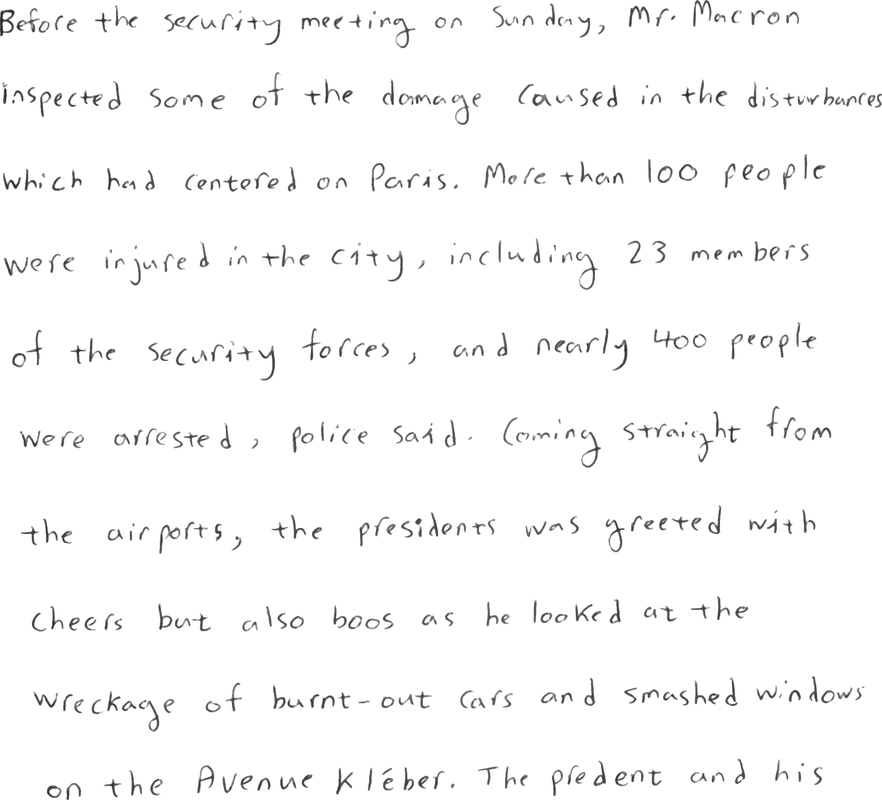
#> input picture img.png, 882 x 800 px, shrunk from 2031 x 1844 before the run
$ python -i preprocessing.py   (imports and definitions only)
#> lines starting #> are read from the running program, lines starting #| are printed output that depends on the picture; after the words box and inside, x2 and y2 are one past the last pixel; in counts of white or black regions, pixels touching at a corner belong together
#> further down, picture is the input picture: shape (800, 882, 3); min 33, max 255, mean 249.3
# -*- coding: utf-8 -*-
"""
Created on Mon Jan 11 14:55:47 2021

@author: Khaled
"""

import cv2
import numpy as np


#takes image and return cropped image without noise and lines
def preprocessing(img):

    #crop noise on borders
    img= img[int(img.shape[0]*0.12):int(img.shape[0]*0.70),int(img.shape[1]*0.04):int(img.shape[0]*0.96)]
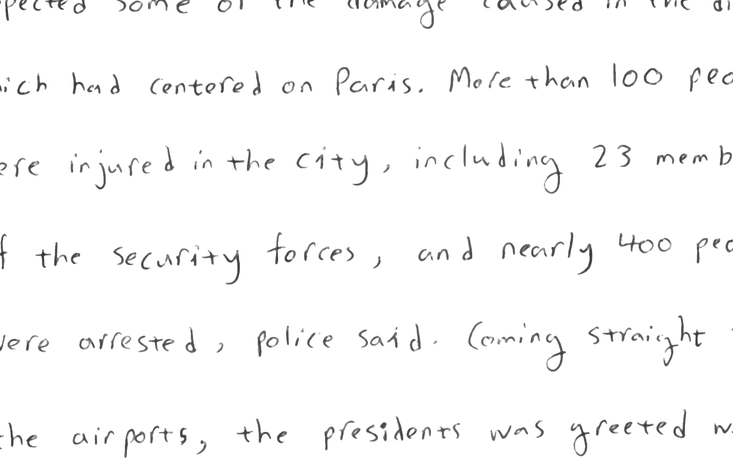
#> img: shape (464, 733, 3); min 35, max 255, mean 249.2


    #blur to remove noise
    img =  cv2.medianBlur(img,5)
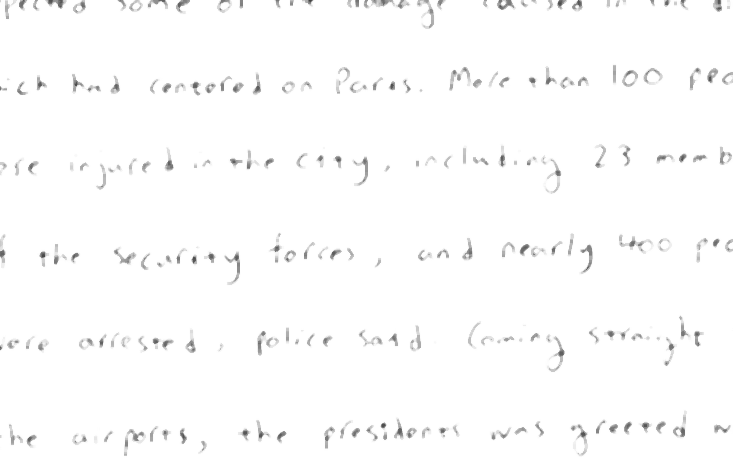
#> img: shape (464, 733, 3); min 67, max 255, mean 251.8

    #black and white
    binaryImg = ((img > 200)*255).astype('uint8')
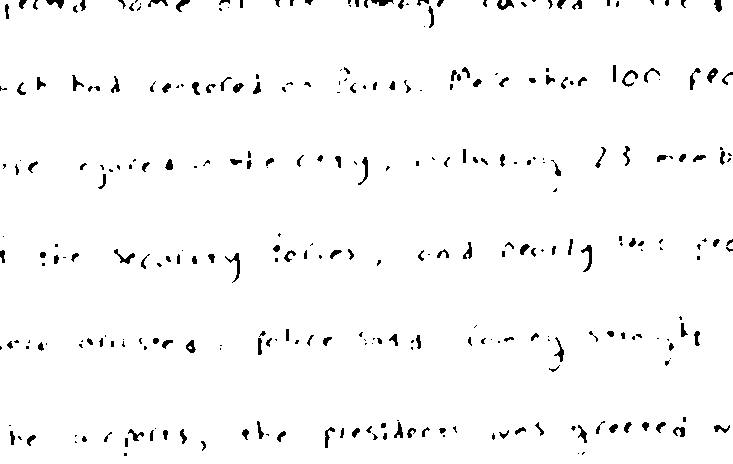
#> binaryImg: shape (464, 733, 3); 97.4% white; 311 black regions (134 under 20 px), largest, box (x1, y1, x2, y2) and area: (581, 245, 592, 272) 116, (225, 253, 240, 283) 116, (114, 249, 135, 264) 102


    #remove noise by anding img and binaryImg
    img[binaryImg==255]=255
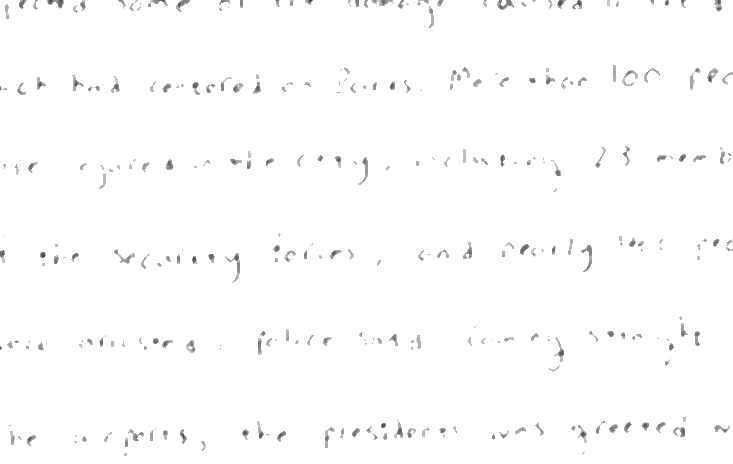
#> img: shape (464, 733, 3); 6.29% of pixels changed, all inside (x1, y1, x2, y2) = (0, 0, 733, 458)

    #get contours
#> (the run stopped early here; a loop or call above may not have finished)

$ run again, on 2.png
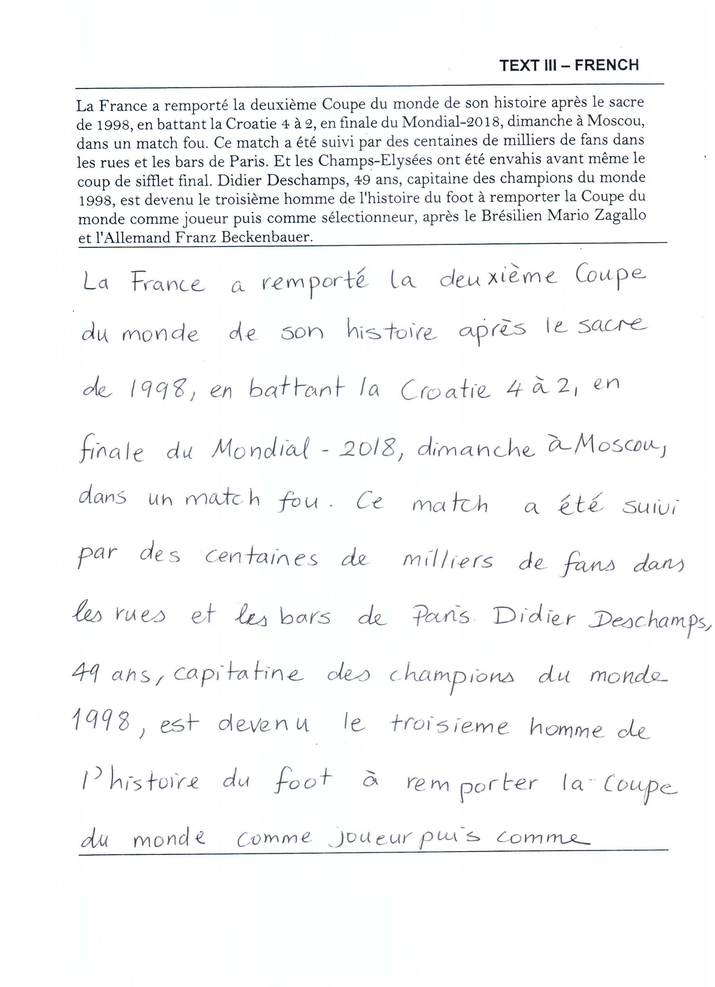
#> input picture 2.png, 715 x 987 px, shrunk from 2464 x 3400 before the run
#> picture is the input picture: shape (987, 715, 3); mean B, G, R 247.7, 247.2, 246.6
#> in preprocessing, `binaryImg = ((img > 200)*255).astype('uint8')`:
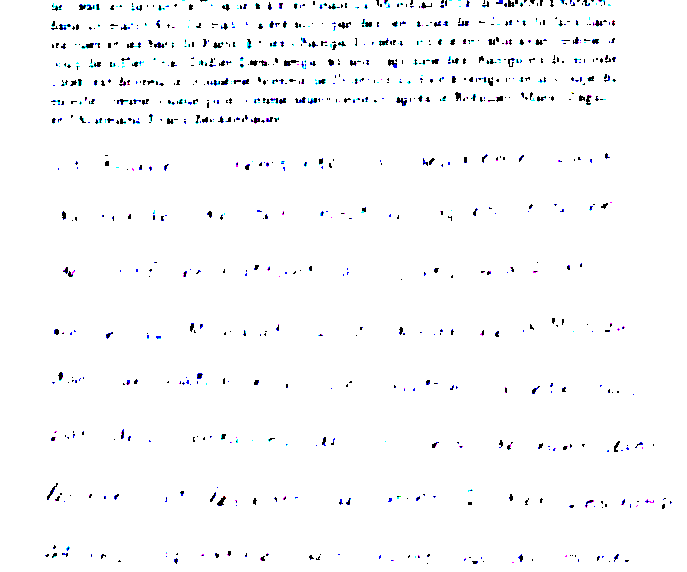
#> binaryImg: shape (572, 687, 3); mean of channels 0, 1, 2 251, 250, 249.6; drawn as B, G, R
#> in preprocessing, `img[binaryImg==255]=255`:
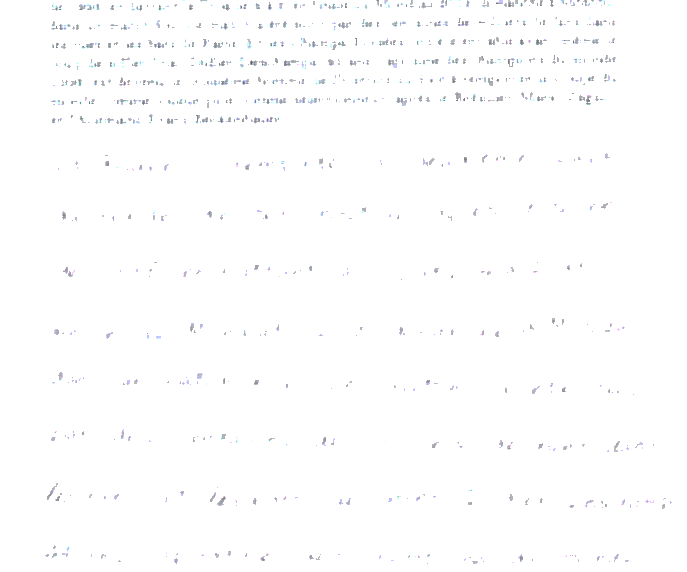
#> img: shape (572, 687, 3); mean of channels 0, 1, 2 253.8, 253.5, 253.4; drawn as B, G, R

$ run again, on 3.png
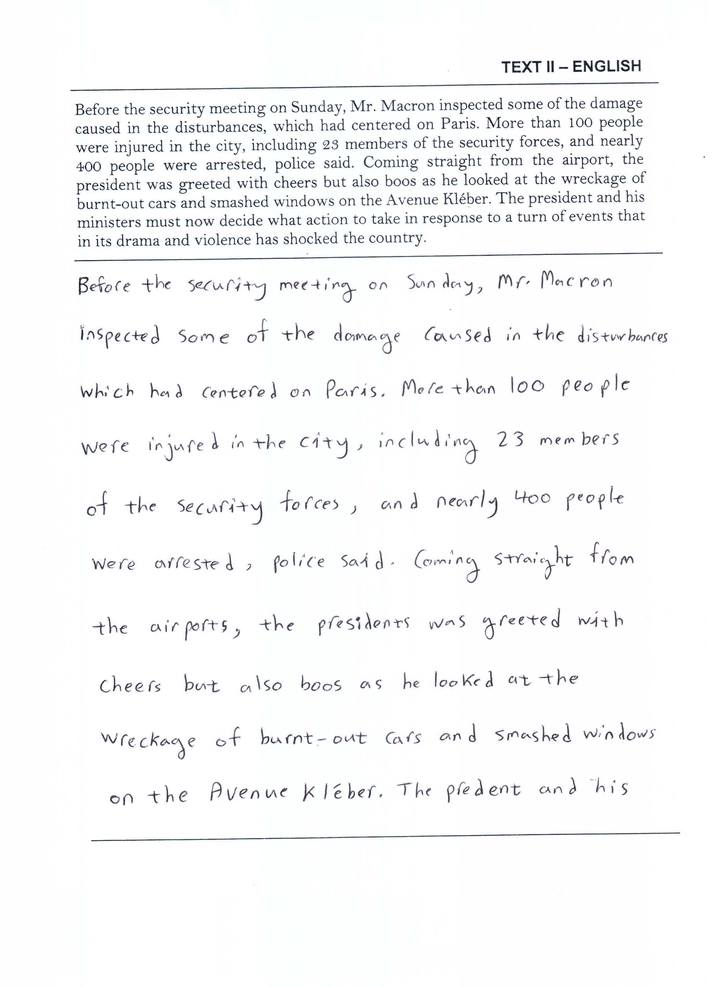
#> input picture 3.png, 714 x 988 px, shrunk from 2464 x 3408 before the run
#> picture is the input picture: shape (988, 714, 3); mean B, G, R 248.1, 247.6, 247
#> in preprocessing, `binaryImg = ((img > 200)*255).astype('uint8')`:
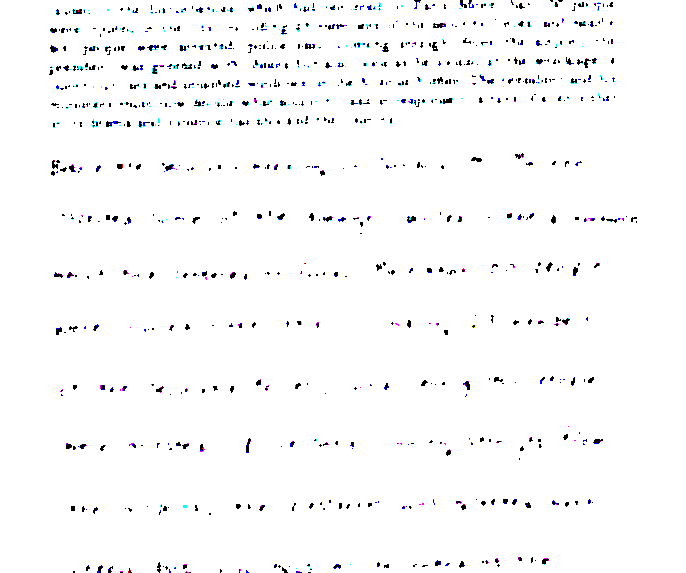
#> binaryImg: shape (573, 686, 3); mean of channels 0, 1, 2 250.4, 249.5, 249.2; drawn as B, G, R
#> in preprocessing, `img[binaryImg==255]=255`:
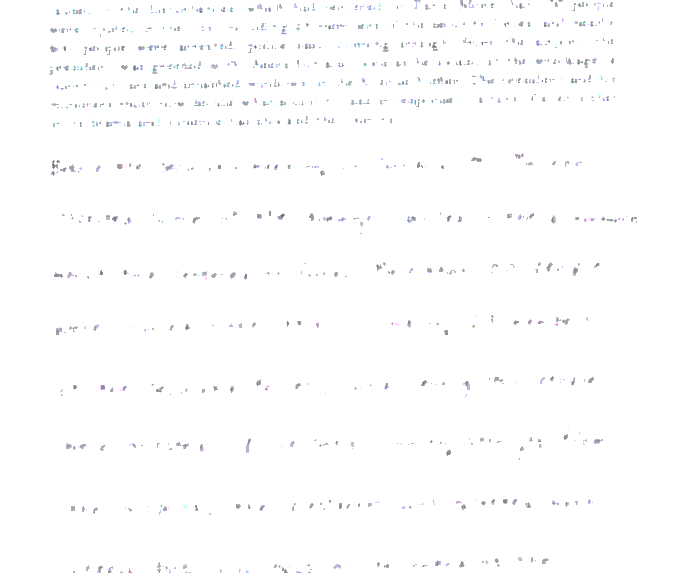
#> img: shape (573, 686, 3); mean of channels 0, 1, 2 253.6, 253.3, 253.2; drawn as B, G, R

$ run again, on test.png
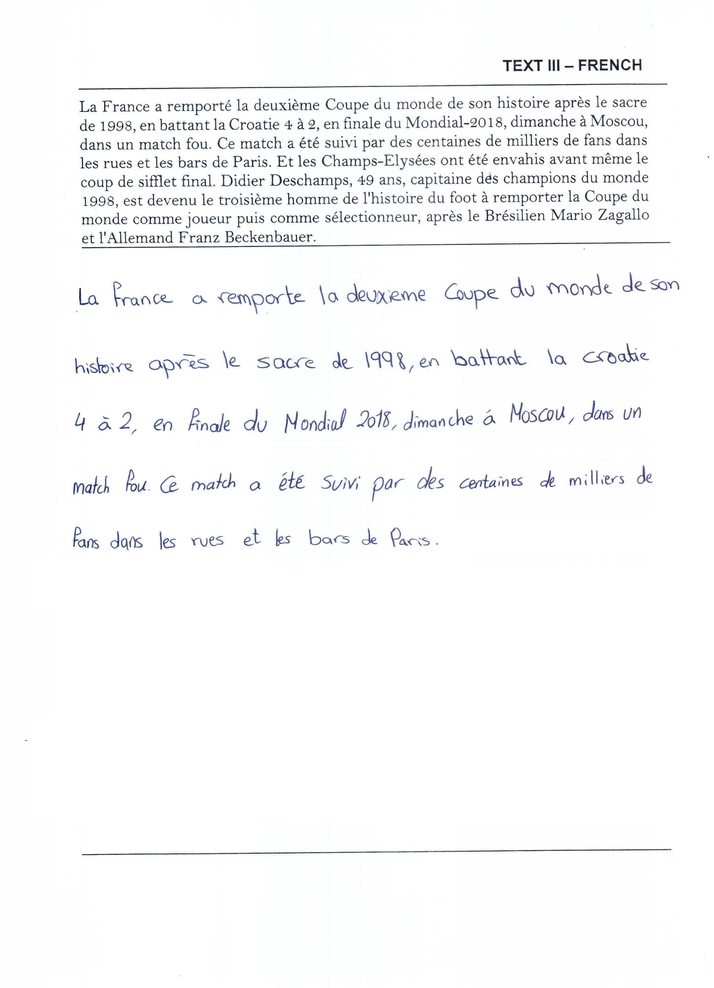
#> input picture test.png, 714 x 988 px, shrunk from 2464 x 3408 before the run
#> picture is the input picture: shape (988, 714, 3); mean B, G, R 249.5, 248.9, 248.3
#> in preprocessing, `binaryImg = ((img > 200)*255).astype('uint8')`:
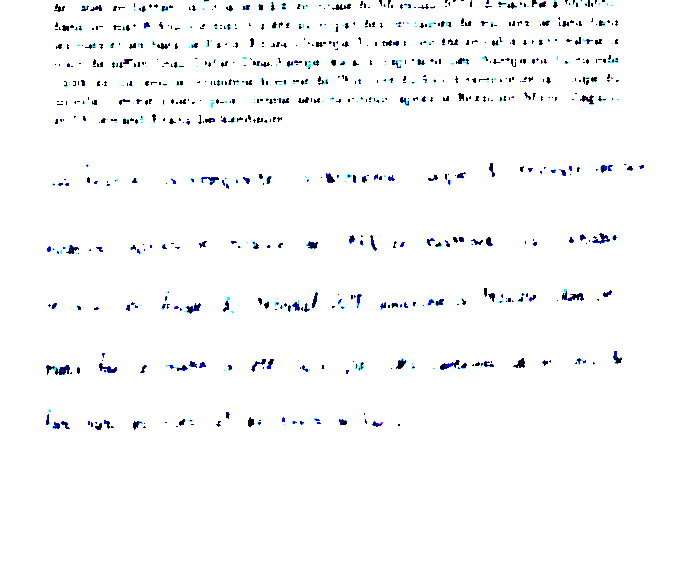
#> binaryImg: shape (573, 686, 3); mean of channels 0, 1, 2 251, 249.5, 248.8; drawn as B, G, R
#> in preprocessing, `img[binaryImg==255]=255`:
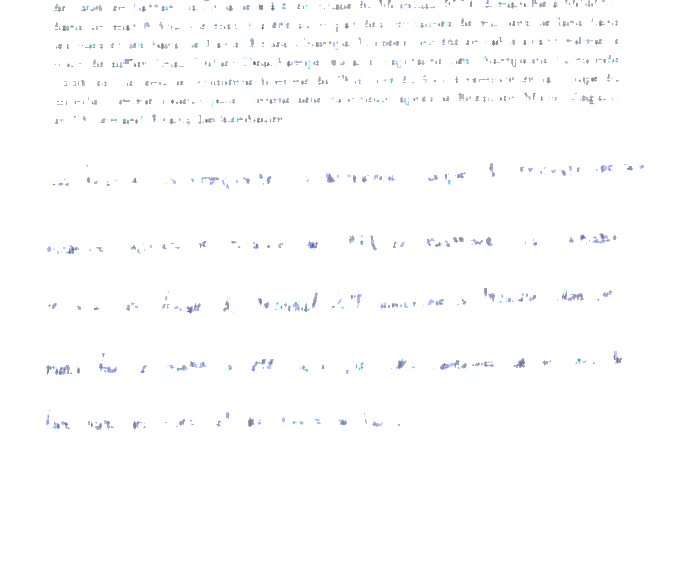
#> img: shape (573, 686, 3); mean of channels 0, 1, 2 253.9, 253.3, 253; drawn as B, G, R
